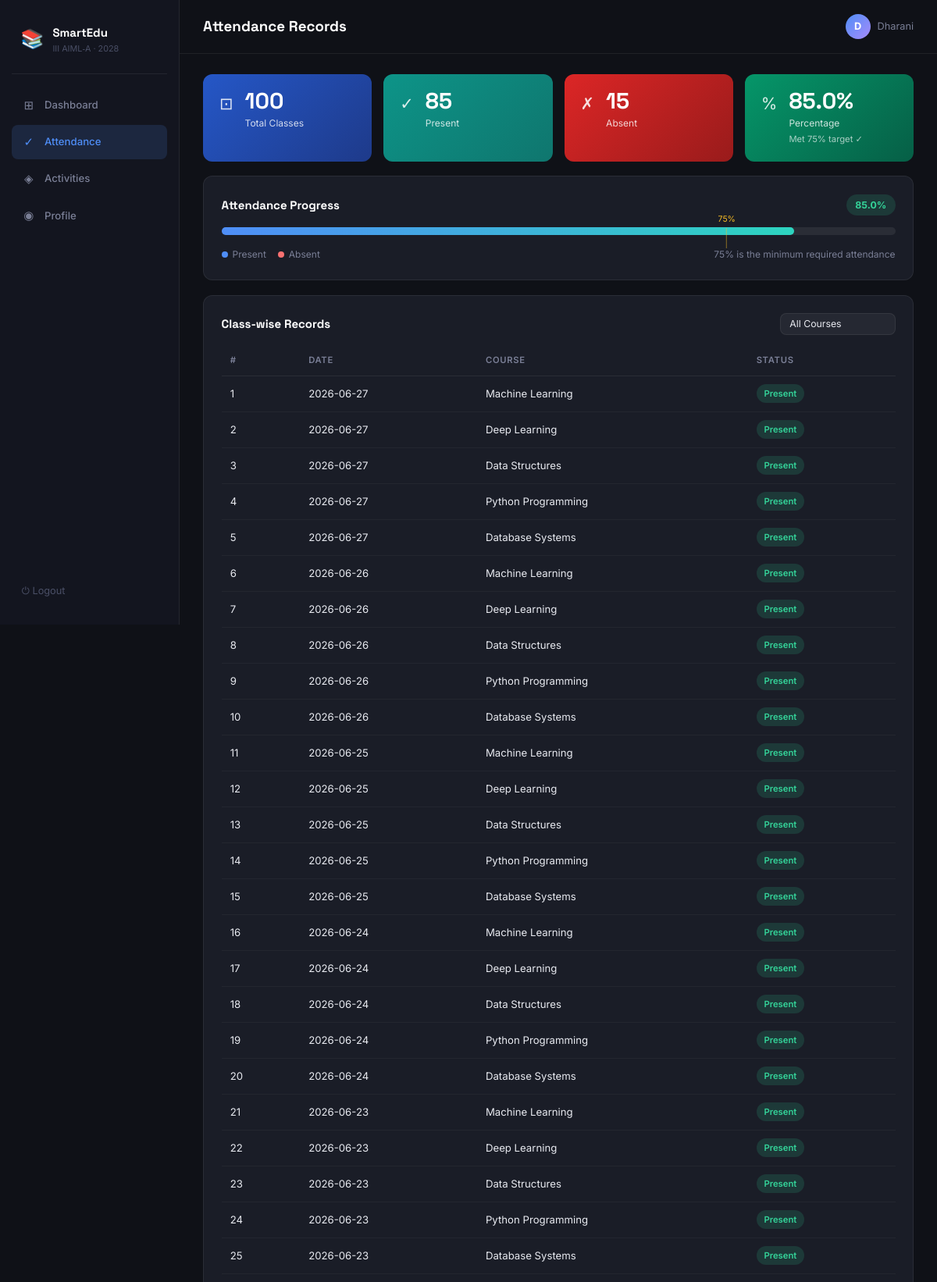
The app's page /attendance (signed in, upper part) with its own data.
### tables this page shows
CREATE TABLE attendance (
            attendance_id   INTEGER PRIMARY KEY AUTOINCREMENT,
            student_id      INTEGER REFERENCES students(student_id),
            course_id       INTEGER REFERENCES courses(course_id),
            attendance_date TEXT NOT NULL,
            status          TEXT NOT NULL DEFAULT 'Present'
        );

CREATE TABLE courses (
            course_id   INTEGER PRIMARY KEY AUTOINCREMENT,
            course_name TEXT NOT NULL,
            department  TEXT
        );

### app.py (the view, shortened to what this page needs)
@app.route('/attendance')
@login_required
def attendance():
    student = get_current_student()
    conn = get_db()
    selected_course = request.args.get('course', 'all')
    courses = conn.execute("SELECT * FROM courses WHERE department=?",
                           (student['department'],)).fetchall()
    if selected_course == 'all':
        records = conn.execute("""
            SELECT a.attendance_date, a.status, c.course_name, c.course_id
            FROM attendance a JOIN courses c ON a.course_id=c.course_id
            WHERE a.student_id=?
            ORDER BY a.attendance_date DESC
        """, (student['student_id'],)).fetchall()
    total = len(records)
    present = sum(1 for r in records if r['status'] == 'Present')
    absent  = total - present
    pct     = round((present / total * 100) if total else 0, 1)
    conn.close()
    return render_template('attendance.html',
                           student=student, records=records, courses=courses,
                           selected_course=selected_course,
                           total=total, present=present, absent=absent, pct=pct)

### app.py (called while the page is built)
def get_db():
    conn = sqlite3.connect(DB_PATH)
    conn.row_factory = sqlite3.Row
    return conn

def login_required(f):
    from functools import wraps
    @wraps(f)
    def decorated(*args, **kwargs):
        if 'user_id' not in session:
            return redirect(url_for('login'))
        return f(*args, **kwargs)
    return decorated

def get_current_student():
    conn = get_db()
    student = conn.execute(
        "SELECT * FROM students WHERE user_id=?", (session['user_id'],)
    ).fetchone()
    conn.close()
    return student

### templates/attendance.html (shortened to what this page needs)
{% extends 'base.html' %}
{% block page_title %}Attendance Records{% endblock %}
{% block content %}
<div class="cards-grid cards-4">
  <div class="stat-card accent-blue">
    <div class="stat-icon">⊡</div>
    <div class="stat-body">
      <div class="stat-value">{{ total }}</div>
      <div class="stat-label">Total Classes</div>
    </div>
  </div>
  <div class="stat-card accent-teal">
    <div class="stat-icon">✓</div>
    <div class="stat-body">
      <div class="stat-value">{{ present }}</div>
      <div class="stat-label">Present</div>
    </div>
  </div>
  <div class="stat-card accent-red">
    <div class="stat-icon">✗</div>
    <div class="stat-body">
      <div class="stat-value">{{ absent }}</div>
      <div class="stat-label">Absent</div>
    </div>
  </div>
  <div class="stat-card {{ 'accent-green' if pct >= 75 else 'accent-amber' }}">
    <div class="stat-icon">%</div>
    <div class="stat-body">
      <div class="stat-value">{{ pct }}%</div>
      <div class="stat-label">Percentage</div>
      <div class="stat-sub">{{ 'Met 75% target ✓' if pct >= 75 else 'Below 75% target ✗' }}</div>
    </div>
  </div>
</div>
<div class="card">
  <div class="card-head">
    <h3>Attendance Progress</h3>
    <span class="pct-chip {{ 'chip-green' if pct >= 75 else 'chip-red' }}">{{ pct }}%</span>
  </div>
  <div class="progress-bar-wrap">
    <div class="progress-bar" style="width: {{ pct }}%"></div>
    <div class="progress-marker" style="left: 75%"><span>75%</span></div>
  </div>
  <div class="progress-legend">
    <span class="legend-dot dot-blue"></span> Present
    <span class="legend-dot dot-red" style="margin-left:1rem"></span> Absent
    <span style="margin-left:auto;font-size:.8rem;color:var(--text-muted)">
      75% is the minimum required attendance
    </span>
  </div>
</div>
<div class="card">
  <div class="card-head">
    <h3>Class-wise Records</h3>
    <form method="GET" action="{{ url_for('attendance') }}" class="inline-form">
      <select class="field-input select-sm" name="course" onchange="this.form.submit()">
        <option value="all" {{ 'selected' if selected_course=='all' }}>All Courses</option>
      </select>
    </form>
  </div>
  <table class="data-table">
    <thead>
      <tr>
        <th>#</th>
        <th>Date</th>
        <th>Course</th>
        <th>Status</th>
      </tr>
    </thead>
    <tbody>
      {% for r in records %}
      <tr>
        <td>{{ loop.index }}</td>
        <td>{{ r.attendance_date }}</td>
        <td>{{ r.course_name }}</td>
        <td>
          <span class="badge badge-{{ 'green' if r.status=='Present' else 'red' }}">
            {{ r.status }}
          </span>
        </td>
      </tr>
      {% else %}
      <tr><td colspan="4" class="empty-row">No attendance records found</td></tr>
      {% endfor %}
    </tbody>
  </table>
</div>
{% endblock %}

### static/css/style.css (style rules this page uses)
:root { --bg: #0f1117; --bg-card: #1a1d27; --bg-sidebar: #13151f; --border: rgba(255,255,255,.07); --border-hover: rgba(255,255,255,.14); --text: #e8eaf0; --text-muted: #7a7f96; --text-dim: #4a4f66; --blue: #4f8ef7; --blue-light: #dbeafe; --teal: #2dd4bf; --violet: #a78bfa; --amber: #fbbf24; --red: #f87171; --green: #34d399; --sidebar-w: 230px; --radius: 12px; --radius-sm: 8px; --shadow: 0 4px 24px rgba(0,0,0,.35); --font: 'Inter', sans-serif; --font-display: 'Space Grotesk', sans-serif; }
*, *::before, *::after { box-sizing: border-box; margin: 0; padding: 0; }
html { font-size: 15px; }
body { font-family: var(--font); background: var(--bg); color: var(--text); min-height: 100vh; line-height: 1.6; }
.field-input { display: block; width: 100%; background: rgba(255,255,255,.05); border: 1px solid var(--border); border-radius: var(--radius-sm); padding: .65rem .9rem; font-size: .92rem; color: var(--text); font-family: var(--font); transition: border-color .2s; outline: none; appearance: none; }
.field-input option { background: #1a1d27; }
.card { background: var(--bg-card); border: 1px solid var(--border); border-radius: var(--radius); padding: 1.5rem; margin-bottom: 1.25rem; }
.card-head { display: flex; align-items: center; justify-content: space-between; margin-bottom: 1rem; }
.card-head h3 { font-family: var(--font-display); font-size: 1rem; color: #fff; }
.cards-grid { display: grid; grid-template-columns: repeat(4, 1fr); gap: 1rem; margin-bottom: 1.25rem; }
.cards-4 { grid-template-columns: repeat(4, 1fr); }
.stat-card { border-radius: var(--radius); padding: 1.3rem 1.4rem; display: flex; align-items: flex-start; gap: 1rem; position: relative; overflow: hidden; color: #fff; min-height: 110px; }
.accent-blue { background: linear-gradient(135deg, #2557c7 0%, #1e3a8a 100%); }
.accent-teal { background: linear-gradient(135deg, #0d9488 0%, #0f766e 100%); }
.accent-red { background: linear-gradient(135deg, #dc2626 0%, #991b1b 100%); }
.accent-green { background: linear-gradient(135deg, #059669 0%, #065f46 100%); }
.stat-icon { font-size: 1.4rem; margin-top: .1rem; opacity: .85; }
.stat-body { flex: 1; }
.stat-value { font-family: var(--font-display); font-size: 1.9rem; font-weight: 700; line-height: 1; }
.stat-label { font-size: .8rem; opacity: .8; margin-top: .3rem; }
.stat-sub { font-size: .75rem; opacity: .65; margin-top: .15rem; }
.data-table { width: 100%; border-collapse: collapse; font-size: .88rem; }
.data-table th { text-align: left; font-size: .75rem; font-weight: 600; color: var(--text-muted); text-transform: uppercase; letter-spacing: .06em; padding: .5rem .75rem .75rem; border-bottom: 1px solid var(--border); }
.data-table td { padding: .7rem .75rem; border-bottom: 1px solid rgba(255,255,255,.04); color: var(--text); }
.badge { display: inline-block; padding: .2rem .65rem; border-radius: 99px; font-size: .75rem; font-weight: 600; }
.badge-green { background: rgba(52,211,153,.15); color: var(--green); }
.progress-bar-wrap { position: relative; background: rgba(255,255,255,.07); border-radius: 99px; height: 10px; margin: .75rem 0; }
.progress-bar { height: 100%; border-radius: 99px; background: linear-gradient(90deg, var(--blue), var(--teal)); transition: width .6s ease; max-width: 100%; }
.progress-marker { position: absolute; top: -18px; transform: translateX(-50%); font-size: .7rem; color: var(--amber); white-space: nowrap; }
.progress-marker::after { content: ''; display: block; width: 1px; height: 26px; background: var(--amber); margin: 2px auto 0; opacity: .5; }
.progress-legend { display: flex; align-items: center; font-size: .8rem; color: var(--text-muted); margin-top: 1rem; }
.legend-dot { display: inline-block; width: 8px; height: 8px; border-radius: 50%; margin-right: .4rem; }
.dot-blue { background: var(--blue); }
.dot-red { background: var(--red); }
.pct-chip { padding: .25rem .75rem; border-radius: 99px; font-size: .82rem; font-weight: 700; }
.chip-green { background: rgba(52,211,153,.15); color: var(--green); }
.inline-form { display: inline-flex; }
.select-sm { width: auto; padding: .4rem .75rem; font-size: .82rem; }

### records on screen
attendance: attendance_date "2026-06-27", course_name "Machine Learning", status "Present"
attendance: attendance_date "2026-06-27", course_name "Deep Learning", status "Present"
attendance: attendance_date "2026-06-27", course_name "Data Structures", status "Present"
attendance: attendance_date "2026-06-27", course_name "Python Programming", status "Present"
attendance: attendance_date "2026-06-27", course_name "Database Systems", status "Present"
attendance: attendance_date "2026-06-26", course_name "Machine Learning", status "Present"
attendance: attendance_date "2026-06-26", course_name "Deep Learning", status "Present"
attendance: attendance_date "2026-06-26", course_name "Data Structures", status "Present"
attendance: attendance_date "2026-06-26", course_name "Python Programming", status "Present"
attendance: attendance_date "2026-06-26", course_name "Database Systems", status "Present"
attendance: attendance_date "2026-06-25", course_name "Machine Learning", status "Present"
attendance: attendance_date "2026-06-25", course_name "Deep Learning", status "Present"
attendance: attendance_date "2026-06-25", course_name "Data Structures", status "Present"
attendance: attendance_date "2026-06-25", course_name "Python Programming", status "Present"
attendance: attendance_date "2026-06-25", course_name "Database Systems", status "Present"
attendance: attendance_date "2026-06-24", course_name "Machine Learning", status "Present"
attendance: attendance_date "2026-06-24", course_name "Deep Learning", status "Present"
attendance: attendance_date "2026-06-24", course_name "Data Structures", status "Present"
attendance: attendance_date "2026-06-24", course_name "Python Programming", status "Present"
attendance: attendance_date "2026-06-24", course_name "Database Systems", status "Present"
attendance: attendance_date "2026-06-23", course_name "Machine Learning", status "Present"
attendance: attendance_date "2026-06-23", course_name "Deep Learning", status "Present"
attendance: attendance_date "2026-06-23", course_name "Data Structures", status "Present"
attendance: attendance_date "2026-06-23", course_name "Python Programming", status "Present"
attendance: attendance_date "2026-06-23", course_name "Database Systems", status "Present"

### other values on screen
{{ session.username[0].upper() }} "D"
{{ session.username.split('@')[0]|title }} "Dharani"
{{ total }} "100"
{{ present }} "85"
{{ absent }} "15"
{{ pct }} "85.0"
{{ 'Met 75% target ✓' if pct >= 75 else 'Below 75% target ✗' }} "Met 75% target ✓"
